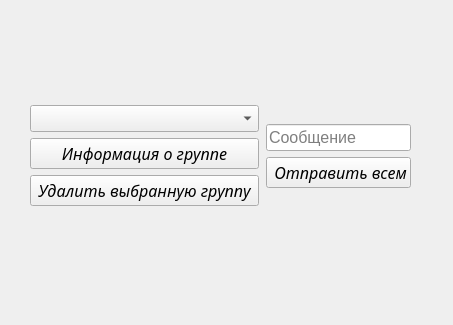
<?xml version="1.0" encoding="UTF-8"?>
<ui version="4.0">
 <class>Form</class>
 <widget class="QWidget" name="Form">
  <property name="geometry">
   <rect>
    <x>0</x>
    <y>0</y>
    <width>453</width>
    <height>325</height>
   </rect>
  </property>
  <property name="windowTitle">
   <string>Редактор</string>
  </property>
  <widget class="QWidget" name="horizontalLayoutWidget">
   <property name="geometry">
    <rect>
     <x>30</x>
     <y>30</y>
     <width>381</width>
     <height>251</height>
    </rect>
   </property>
   <layout class="QHBoxLayout" name="horizontalLayout">
    <item>
     <spacer name="horizontalSpacer_2">
      <property name="orientation">
       <enum>Qt::Horizontal</enum>
      </property>
      <property name="sizeHint" stdset="0">
       <size>
        <width>40</width>
        <height>20</height>
       </size>
      </property>
     </spacer>
    </item>
    <item>
     <layout class="QVBoxLayout" name="verticalLayout_2">
      <item>
       <spacer name="verticalSpacer_4">
        <property name="orientation">
         <enum>Qt::Vertical</enum>
        </property>
        <property name="sizeHint" stdset="0">
         <size>
          <width>20</width>
          <height>40</height>
         </size>
        </property>
       </spacer>
      </item>
      <item>
       <widget class="QComboBox" name="comboBox">
        <property name="font">
         <font>
          <pointsize>12</pointsize>
         </font>
        </property>
       </widget>
      </item>
      <item>
       <widget class="QPushButton" name="pushButton_4">
        <property name="font">
         <font>
          <family>Monotype Corsiva</family>
          <pointsize>12</pointsize>
          <italic>true</italic>
         </font>
        </property>
        <property name="text">
         <string>Информация о группе</string>
        </property>
       </widget>
      </item>
      <item>
       <widget class="QPushButton" name="pushButton">
        <property name="enabled">
         <bool>true</bool>
        </property>
        <property name="font">
         <font>
          <family>Monotype Corsiva</family>
          <pointsize>12</pointsize>
          <italic>true</italic>
         </font>
        </property>
        <property name="text">
         <string> Удалить выбранную группу </string>
        </property>
       </widget>
      </item>
      <item>
       <spacer name="verticalSpacer_5">
        <property name="orientation">
         <enum>Qt::Vertical</enum>
        </property>
        <property name="sizeHint" stdset="0">
         <size>
          <width>20</width>
          <height>40</height>
         </size>
        </property>
       </spacer>
      </item>
     </layout>
    </item>
    <item>
     <spacer name="horizontalSpacer">
      <property name="orientation">
       <enum>Qt::Horizontal</enum>
      </property>
      <property name="sizeHint" stdset="0">
       <size>
        <width>40</width>
        <height>20</height>
       </size>
      </property>
     </spacer>
    </item>
    <item>
     <layout class="QVBoxLayout" name="verticalLayout">
      <item>
       <spacer name="verticalSpacer_3">
        <property name="orientation">
         <enum>Qt::Vertical</enum>
        </property>
        <property name="sizeHint" stdset="0">
         <size>
          <width>20</width>
          <height>40</height>
         </size>
        </property>
       </spacer>
      </item>
      <item>
       <widget class="QLineEdit" name="lineEdit_2">
        <property name="font">
         <font>
          <pointsize>12</pointsize>
         </font>
        </property>
        <property name="placeholderText">
         <string>Сообщение</string>
        </property>
       </widget>
      </item>
      <item>
       <widget class="QPushButton" name="pushButton_3">
        <property name="font">
         <font>
          <family>Monotype Corsiva</family>
          <pointsize>12</pointsize>
          <italic>true</italic>
         </font>
        </property>
        <property name="text">
         <string> Отправить всем</string>
        </property>
       </widget>
      </item>
      <item>
       <spacer name="verticalSpacer_2">
        <property name="orientation">
         <enum>Qt::Vertical</enum>
        </property>
        <property name="sizeHint" stdset="0">
         <size>
          <width>20</width>
          <height>40</height>
         </size>
        </property>
       </spacer>
      </item>
     </layout>
    </item>
    <item>
     <spacer name="horizontalSpacer_3">
      <property name="orientation">
       <enum>Qt::Horizontal</enum>
      </property>
      <property name="sizeHint" stdset="0">
       <size>
        <width>40</width>
        <height>20</height>
       </size>
      </property>
     </spacer>
    </item>
   </layout>
  </widget>
 </widget>
 <resources/>
 <connections/>
</ui>
